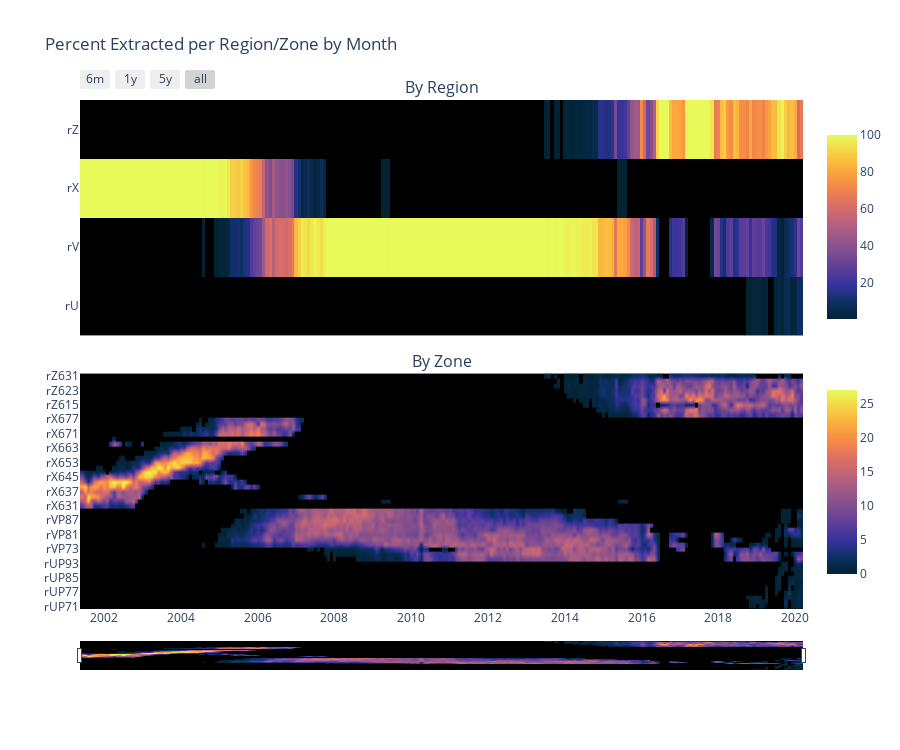

Write notebook code for a chart like this one.
### Code cell
# Region and Zone Extraction Heatmap
from plotly.subplots import make_subplots
# 2 rows, 1 column, utilizing subplots
fig = make_subplots(rows=2,cols=1,
                   shared_xaxes=True,
                   vertical_spacing=0.075,
                   subplot_titles=('By Region','By Zone')
                   )

region_map = go.Heatmap(
        z=regions['region_percent_extracted'],
        x=regions['date'],
        y=regions['region'],
        colorscale='thermal',
        connectgaps=False,
        zsmooth=False,
        name='Region Extraction',
        colorbar=dict(
            len=0.4,y=.75)
         )
zone_map = go.Heatmap(
        z=zones['zone_percent_extracted'],
        x=zones['date'],
        y=zones['region_zone'],
        colorscale='thermal',
       connectgaps=False,
        zsmooth='best',
        name='Zone Extraction',
        colorbar=dict(
            len=0.4,y=0.25)
        )
fig.append_trace(region_map,1,1)
fig.append_trace(zone_map,2,1)
fig.update_layout(
    title_text='Percent Extracted per Region/Zone by Month',
    plot_bgcolor='black', #filling the gaps for NaN values causing incorrect visuals, adding a black background is better
    height=750
)

fig.update_xaxes(showgrid=False)
fig.update_yaxes(showgrid=False)
# Adding range slider
fig.update_layout(
    xaxis1=dict( #adds the range selector above the first plot, xaxis1
        rangeselector=dict(
            buttons=list([
                dict(count=6,
                    label='6m',
                    step='month',
                    stepmode='backward'),
                dict(count=1,
                    label='1y',
                    step='year',
                    stepmode='backward'),
                dict(count=5,
                    label='5y',
                    step='year',
                    stepmode='backward'),
                dict(step='all')
            ])
        ),
        type='date',
    ),
    xaxis2=dict( #put the range slider below the bottom plot, xaxis2
        rangeslider=dict(
             visible=True,
            thickness=0.05
         ),type='date')
)


fig.write_html('Visualizations/heatmap_extracted.html')
fig.show()

### Figure 1 — Plotly figure (JSON) as saved in the notebook; plotly's stock layout.template omitted (floating-point values rounded to 4 significant figures; data arrays with more than 128 entries replaced by an {"elided": "..."} marker saying what was removed)
{"data": [{"colorbar": {"len": 0.4, "y": 0.75}, "colorscale": [[0, "rgb(3, 35, 51)"], [0.09091, "rgb(13, 48, 100)"], [0.1818, "rgb(53, 50, 155)"], [0.2727, "rgb(93, 62, 153)"], [0.3636, "rgb(126, 77, 143)"], [0.4545, "rgb(158, 89, 135)"], [0.5455, "rgb(193, 100, 121)"], [0.6364, "rgb(225, 113, 97)"], [0.7273, "rgb(246, 139, 69)"], [0.8182, "rgb(251, 173, 60)"], [0.9091, "rgb(246, 211, 70)"], [1, "rgb(231, 250, 90)"]], "connectgaps": false, "name": "Region Extraction", "type": "heatmap", "x": {"elided": "352 str values"}, "xaxis": "x", "y": {"elided": "352 str values"}, "yaxis": "y", "z": {"elided": "352 float values"}, "zsmooth": false}, {"colorbar": {"len": 0.4, "y": 0.25}, "colorscale": [[0, "rgb(3, 35, 51)"], [0.09091, "rgb(13, 48, 100)"], [0.1818, "rgb(53, 50, 155)"], [0.2727, "rgb(93, 62, 153)"], [0.3636, "rgb(126, 77, 143)"], [0.4545, "rgb(158, 89, 135)"], [0.5455, "rgb(193, 100, 121)"], [0.6364, "rgb(225, 113, 97)"], [0.7273, "rgb(246, 139, 69)"], [0.8182, "rgb(251, 173, 60)"], [0.9091, "rgb(246, 211, 70)"], [1, "rgb(231, 250, 90)"]], "connectgaps": false, "name": "Zone Extraction", "type": "heatmap", "x": {"elided": "2770 str values"}, "xaxis": "x2", "y": {"elided": "2770 str values"}, "yaxis": "y2", "z": {"elided": "2770 float values"}, "zsmooth": "best"}], "layout": {"annotations": [{"font": {"size": 16}, "showarrow": false, "text": "By Region", "x": 0.5, "xanchor": "center", "xref": "paper", "y": 1, "yanchor": "bottom", "yref": "paper"}, {"font": {"size": 16}, "showarrow": false, "text": "By Zone", "x": 0.5, "xanchor": "center", "xref": "paper", "y": 0.4625, "yanchor": "bottom", "yref": "paper"}], "height": 750, "plot_bgcolor": "black", "title": {"text": "Percent Extracted per Region/Zone by Month"}, "xaxis": {"anchor": "y", "domain": [0, 1], "matches": "x2", "rangeselector": {"buttons": [{"count": 6, "label": "6m", "step": "month", "stepmode": "backward"}, {"count": 1, "label": "1y", "step": "year", "stepmode": "backward"}, {"count": 5, "label": "5y", "step": "year", "stepmode": "backward"}, {"step": "all"}]}, "showgrid": false, "showticklabels": false, "type": "date"}, "xaxis2": {"anchor": "y2", "domain": [0, 1], "rangeslider": {"thickness": 0.05, "visible": true}, "showgrid": false, "type": "date"}, "yaxis": {"anchor": "x", "domain": [0.5375, 1], "showgrid": false}, "yaxis2": {"anchor": "x2", "domain": [0, 0.4625], "showgrid": false}}}
